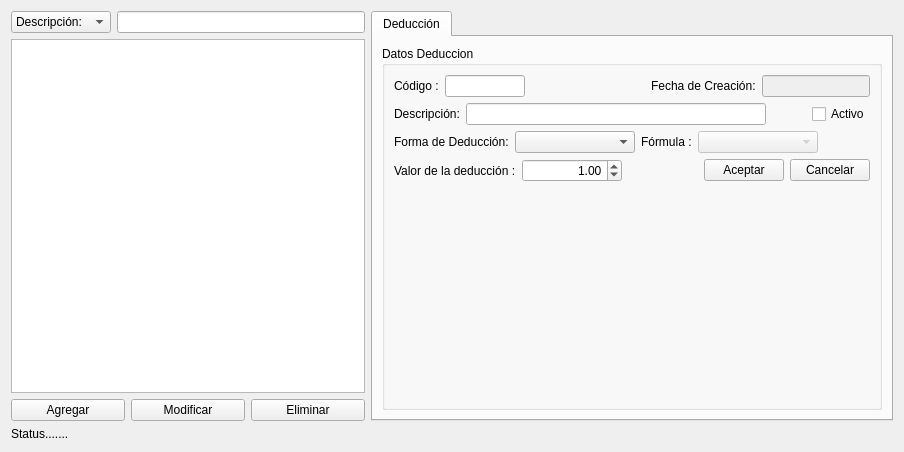
<?xml version="1.0" encoding="UTF-8"?>
<ui version="4.0">
 <class>DeduccionWidget</class>
 <widget class="QWidget" name="DeduccionWidget">
  <property name="windowModality">
   <enum>Qt::WindowModal</enum>
  </property>
  <property name="geometry">
   <rect>
    <x>0</x>
    <y>0</y>
    <width>904</width>
    <height>452</height>
   </rect>
  </property>
  <property name="windowTitle">
   <string>Form</string>
  </property>
  <layout class="QGridLayout" name="gridLayout">
   <item row="0" column="0">
    <layout class="QVBoxLayout" name="verticalLayout_3">
     <item>
      <layout class="QHBoxLayout" name="horizontalLayout_10">
       <item>
        <layout class="QVBoxLayout" name="verticalLayout">
         <item>
          <layout class="QHBoxLayout" name="horizontalLayout">
           <item>
            <widget class="QComboBox" name="busquedaComboBox">
             <property name="minimumSize">
              <size>
               <width>100</width>
               <height>0</height>
              </size>
             </property>
             <property name="sizeAdjustPolicy">
              <enum>QComboBox::AdjustToMinimumContentsLength</enum>
             </property>
             <item>
              <property name="text">
               <string>Descripción:</string>
              </property>
             </item>
             <item>
              <property name="text">
               <string>Codigo:</string>
              </property>
             </item>
            </widget>
           </item>
           <item>
            <widget class="QLineEdit" name="busquedaLineEdit"/>
           </item>
          </layout>
         </item>
         <item>
          <widget class="QTableView" name="deduccionTableView">
           <property name="minimumSize">
            <size>
             <width>350</width>
             <height>350</height>
            </size>
           </property>
           <property name="selectionMode">
            <enum>QAbstractItemView::SingleSelection</enum>
           </property>
           <property name="selectionBehavior">
            <enum>QAbstractItemView::SelectRows</enum>
           </property>
           <attribute name="horizontalHeaderStretchLastSection">
            <bool>true</bool>
           </attribute>
          </widget>
         </item>
         <item>
          <layout class="QHBoxLayout" name="horizontalLayout_6">
           <item>
            <widget class="QPushButton" name="agregarPushButton">
             <property name="text">
              <string>Agregar</string>
             </property>
            </widget>
           </item>
           <item>
            <widget class="QPushButton" name="modificarPushButton">
             <property name="text">
              <string>Modificar</string>
             </property>
            </widget>
           </item>
           <item>
            <widget class="QPushButton" name="eliminarPushButton">
             <property name="text">
              <string>Eliminar</string>
             </property>
            </widget>
           </item>
          </layout>
         </item>
        </layout>
       </item>
       <item>
        <widget class="QTabWidget" name="DeduccionTabWidget">
         <property name="enabled">
          <bool>true</bool>
         </property>
         <property name="currentIndex">
          <number>0</number>
         </property>
         <widget class="QWidget" name="deduccionDatosTab">
          <attribute name="title">
           <string>Deducción</string>
          </attribute>
          <layout class="QGridLayout" name="gridLayout_2">
           <item row="0" column="0">
            <widget class="QGroupBox" name="datosGroupBox">
             <property name="minimumSize">
              <size>
               <width>500</width>
               <height>0</height>
              </size>
             </property>
             <property name="title">
              <string>Datos Deduccion</string>
             </property>
             <layout class="QVBoxLayout" name="verticalLayout_2">
              <item>
               <layout class="QHBoxLayout" name="horizontalLayout_2">
                <item>
                 <widget class="QLabel" name="label">
                  <property name="text">
                   <string>Código :</string>
                  </property>
                 </widget>
                </item>
                <item>
                 <widget class="QLineEdit" name="codigoLineEdit">
                  <property name="minimumSize">
                   <size>
                    <width>80</width>
                    <height>0</height>
                   </size>
                  </property>
                  <property name="maximumSize">
                   <size>
                    <width>80</width>
                    <height>16777215</height>
                   </size>
                  </property>
                  <property name="text">
                   <string/>
                  </property>
                 </widget>
                </item>
                <item>
                 <spacer name="horizontalSpacer_3">
                  <property name="orientation">
                   <enum>Qt::Horizontal</enum>
                  </property>
                  <property name="sizeHint" stdset="0">
                   <size>
                    <width>40</width>
                    <height>20</height>
                   </size>
                  </property>
                 </spacer>
                </item>
                <item>
                 <layout class="QHBoxLayout" name="horizontalLayout_9">
                  <item>
                   <widget class="QLabel" name="label_5">
                    <property name="text">
                     <string>Fecha de Creación:</string>
                    </property>
                   </widget>
                  </item>
                  <item>
                   <widget class="QLineEdit" name="fechaLineEdit">
                    <property name="enabled">
                     <bool>false</bool>
                    </property>
                   </widget>
                  </item>
                 </layout>
                </item>
               </layout>
              </item>
              <item>
               <layout class="QHBoxLayout" name="horizontalLayout_3">
                <item>
                 <widget class="QLabel" name="label_2">
                  <property name="text">
                   <string>Descripción:</string>
                  </property>
                 </widget>
                </item>
                <item>
                 <widget class="QLineEdit" name="descripcionLineEdit">
                  <property name="minimumSize">
                   <size>
                    <width>300</width>
                    <height>0</height>
                   </size>
                  </property>
                 </widget>
                </item>
                <item>
                 <spacer name="horizontalSpacer_2">
                  <property name="orientation">
                   <enum>Qt::Horizontal</enum>
                  </property>
                  <property name="sizeHint" stdset="0">
                   <size>
                    <width>40</width>
                    <height>20</height>
                   </size>
                  </property>
                 </spacer>
                </item>
                <item>
                 <widget class="QCheckBox" name="activoCheckBox">
                  <property name="text">
                   <string>Activo</string>
                  </property>
                 </widget>
                </item>
               </layout>
              </item>
              <item>
               <layout class="QHBoxLayout" name="horizontalLayout_8">
                <item>
                 <layout class="QHBoxLayout" name="horizontalLayout_4">
                  <item>
                   <widget class="QLabel" name="label_3">
                    <property name="text">
                     <string>Forma de Deducción:</string>
                    </property>
                   </widget>
                  </item>
                  <item>
                   <widget class="QComboBox" name="FormaComboBox">
                    <property name="minimumSize">
                     <size>
                      <width>120</width>
                      <height>0</height>
                     </size>
                    </property>
                    <property name="layoutDirection">
                     <enum>Qt::LeftToRight</enum>
                    </property>
                    <property name="editable">
                     <bool>false</bool>
                    </property>
                    <property name="sizeAdjustPolicy">
                     <enum>QComboBox::AdjustToContents</enum>
                    </property>
                   </widget>
                  </item>
                 </layout>
                </item>
                <item>
                 <layout class="QHBoxLayout" name="horizontalLayout_5">
                  <item>
                   <widget class="QLabel" name="formulaLabel">
                    <property name="text">
                     <string>Fórmula :</string>
                    </property>
                   </widget>
                  </item>
                  <item>
                   <widget class="QComboBox" name="formulaComboBox">
                    <property name="enabled">
                     <bool>false</bool>
                    </property>
                    <property name="minimumSize">
                     <size>
                      <width>120</width>
                      <height>0</height>
                     </size>
                    </property>
                   </widget>
                  </item>
                 </layout>
                </item>
                <item>
                 <spacer name="horizontalSpacer_4">
                  <property name="orientation">
                   <enum>Qt::Horizontal</enum>
                  </property>
                  <property name="sizeHint" stdset="0">
                   <size>
                    <width>40</width>
                    <height>20</height>
                   </size>
                  </property>
                 </spacer>
                </item>
               </layout>
              </item>
              <item>
               <layout class="QHBoxLayout" name="horizontalLayout_7">
                <item>
                 <widget class="QLabel" name="label_4">
                  <property name="text">
                   <string>Valor de la deducción :</string>
                  </property>
                 </widget>
                </item>
                <item>
                 <widget class="QDoubleSpinBox" name="valorDoubleSpinBox">
                  <property name="minimumSize">
                   <size>
                    <width>100</width>
                    <height>0</height>
                   </size>
                  </property>
                  <property name="maximumSize">
                   <size>
                    <width>100</width>
                    <height>16777215</height>
                   </size>
                  </property>
                  <property name="alignment">
                   <set>Qt::AlignRight|Qt::AlignTrailing|Qt::AlignVCenter</set>
                  </property>
                  <property name="maximum">
                   <double>999999999.990000009536743</double>
                  </property>
                  <property name="value">
                   <double>1.000000000000000</double>
                  </property>
                 </widget>
                </item>
                <item>
                 <spacer name="horizontalSpacer">
                  <property name="orientation">
                   <enum>Qt::Horizontal</enum>
                  </property>
                  <property name="sizeHint" stdset="0">
                   <size>
                    <width>40</width>
                    <height>20</height>
                   </size>
                  </property>
                 </spacer>
                </item>
                <item>
                 <widget class="QPushButton" name="accionPushButton">
                  <property name="text">
                   <string>Aceptar</string>
                  </property>
                 </widget>
                </item>
                <item>
                 <widget class="QPushButton" name="cancelarPushButton">
                  <property name="text">
                   <string>Cancelar</string>
                  </property>
                 </widget>
                </item>
               </layout>
              </item>
              <item>
               <spacer name="verticalSpacer">
                <property name="orientation">
                 <enum>Qt::Vertical</enum>
                </property>
                <property name="sizeHint" stdset="0">
                 <size>
                  <width>20</width>
                  <height>40</height>
                 </size>
                </property>
               </spacer>
              </item>
             </layout>
            </widget>
           </item>
          </layout>
         </widget>
        </widget>
       </item>
      </layout>
     </item>
     <item>
      <widget class="QLabel" name="statusLabel">
       <property name="text">
        <string>Status.......</string>
       </property>
      </widget>
     </item>
    </layout>
   </item>
  </layout>
 </widget>
 <resources/>
 <connections/>
</ui>
